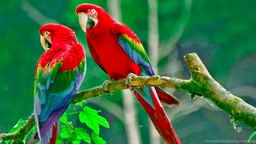
#> input picture test_image.jpg, 256 x 144 px, shrunk from 1366 x 768 before the run
$ python Tx_data.py
#> lines starting #> are read from the running program, lines starting #| are printed output that depends on the picture
### Tx_image.py
# load and display an image with Matplotlib
from matplotlib import image
from matplotlib import pyplot
import numpy as np
# load image as pixel array
def create_data():
    from matplotlib import image
    image = image.imread('test_image.jpg').copy()
#> image is the input picture: shape (144, 256, 3); mean R, G, B 65.2, 108.3, 66.7

    # display the array of pixels as an image
    pyplot.imshow(image)
    pyplot.show()

    #Reducing 24-bit colour to 9-bit colour:
    def color_reduce(image):
        delta = int(round(255/7))
        colours = []
        total = 0
        while total < 255:
            colours.append(total)
            total+=delta
        # here are the values that each of the colour components(r,g,b) can take:
        print('Color compression initialized...')
        print('Possible color values: ', colours)
        print('\nCOMPRESSING COLOR...')
        reduced = []
        a = 1
        total_lines = image.shape[0]
#> total_lines = 144
        for line in image:
            line_list = []
            for pixel in line:
                pixel_list = []
                for p in pixel:
                    c_chosen = 0
                    for c in colours:
                        if abs(c-p) < (delta/2):
                            c_chosen = c
                            break
                    pixel_list.append(c_chosen)
                line_list.append(pixel_list)
            reduced.append(line_list)
            perc = round(100*(a/total_lines), 1)
            if perc%10==0:
                print(round(perc),'%')
            a+=1
#> this loop made 144 passes
#> perc on passes 1 to 12: 0.7, 1.4, 2.1, 2.8, 3.5, 4.2, 4.9, 5.6, 6.2, 6.9, 7.6, 8.3
#| 50 %
#| 100 %
#> after the loop, a = 145; reduced = 144 items
        print('DONE')
        return np.array(reduced)
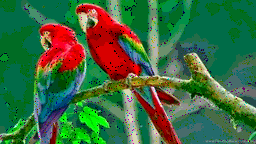
#> returned value: shape (144, 256, 3) int64; mean of channels 0, 1, 2 62.8, 105.2, 64.4; drawn as R, G, B

    reduced_img = color_reduce(image)
    pyplot.imshow(reduced_img)
    pyplot.show()

    #Encoding each pixel with 9 bits
    def encode_in_binary(image):
        print('\nDATA ENCODING...')
        delta = int(round(255/7))
        colours = []
        total = 0
        while total < 255:
            colours.append(total)
            total+=delta
        encoded = []
        data_out = ''
        a = 1
        total_lines = image.shape[0]
#> total_lines = 144
        for line in image:
            line_list = []
            for pixel in line:
                pixel_str = ''
                for p in pixel:
                    if p == 0:
                        c = '000'
                    elif p == delta:
                        c = '001'
                    elif p == 2*delta:
                        c = '010'
                    elif p == 3*delta:
                        c = '011'
                    elif p == 4*delta:
                        c = '100'
                    elif p == 5*delta:
                        c = '101'
                    elif p == 6*delta:
                        c = '110'
                    elif p == 7*delta:
                        c = '111'
                    else:
                        c = 'WAR'
                    pixel_str += c
                data_out += c
                line_list.append(pixel_str)
            encoded.append(line_list)
            perc = round(100*(a/total_lines), 1)
            if perc%10==0:
                print(round(perc),'%')
            a+=1
#> after the loop, a = 145; encoded = 144 items
        print('DONE')
        return np.array(encoded), data_out

    coded_img, data_out = encode_in_binary(reduced_img)
    print(coded_img)
#> (printed output is left out)
    return data_out + '2'

### Tx_data.py
#Transmit from here
import serial
import time
#1410 or 1420
serialcom = serial.Serial('/dev/cu.usbserial-1420', baudrate=9600, timeout=1) #Change port name to the one you are using
from Tx_image import create_data
from Tx_text import create_text

transfer = 'image'
if transfer == 'text':
    inn = create_text()

elif transfer == 'image':
    inn = create_data()
'''
inn = ''
for i in range(100000):
    inn += '1'
inn+='2'
'''
print('\nTRANSFERRING DATA:\n')
for i in inn:
    if i == "2":
        serialcom.write("0".encode())
        print("finished")
        break
    serialcom.write((i + '\n').encode())
    time.sleep(0.001)
    print(serialcom.readline().decode('ascii')[:-1])
#> this loop made 110593 passes
#> i on passes 1 to 3: '0', '0', '0'
#| <module 'serial.Serial_.readline_.decode_' from None>
#| <module 'serial.Serial_.readline_.decode_' from None>
#| <module 'serial.Serial_.readline_.decode_' from None>
#| <module 'serial.Serial_.readline_.decode_' from None>
#| <module 'serial.Serial_.readline_.decode_' from None>
#| <module 'serial.Serial_.readline_.decode_' from None>
#| <module 'serial.Serial_.readline_.decode_' from None>
#| <module 'serial.Serial_.readline_.decode_' from None>
#> (further printed lines are left out)

serialcom.close()
